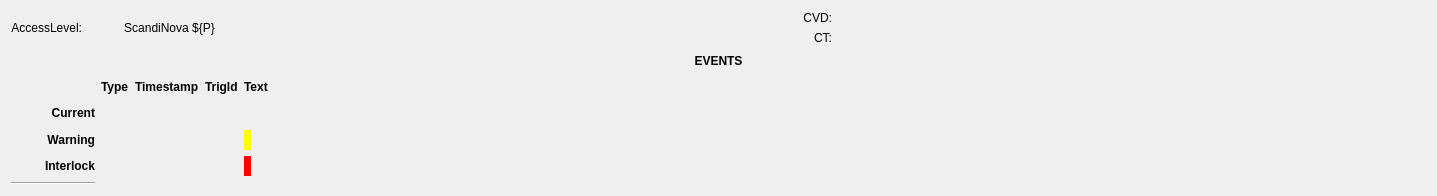
  <widget class="QWidget" name="gridLayoutWidget_7">
   <property name="geometry">
    <rect>
     <x>0</x>
     <y>10</y>
     <width>1437</width>
     <height>196</height>
    </rect>
   </property>
   <layout class="QGridLayout" name="gridLayout">
    <item row="0" column="1" colspan="3">
     <widget class="QLabel" name="label_13">
      <property name="font">
       <font>
        <pointsize>9</pointsize>
        <weight>50</weight>
        <bold>false</bold>
       </font>
      </property>
      <property name="text">
       <string>ScandiNova ${P}</string>
      </property>
      <property name="alignment">
       <set>Qt::AlignCenter</set>
      </property>
     </widget>
    </item>
    <item row="0" column="0">
     <layout class="QHBoxLayout" name="horizontalLayout_5">
      <item>
       <widget class="QLabel" name="label_19">
        <property name="font">
         <font>
          <pointsize>9</pointsize>
          <weight>50</weight>
          <bold>false</bold>
         </font>
        </property>
        <property name="text">
         <string>AccessLevel:</string>
        </property>
        <property name="alignment">
         <set>Qt::AlignRight|Qt::AlignTrailing|Qt::AlignVCenter</set>
        </property>
       </widget>
      </item>
      <item>
       <widget class="PyDMLabel" name="PyDMLabel_5">
        <property name="toolTip">
         <string/>
        </property>
        <property name="channel" stdset="0">
         <string>${P}:AccessLevel</string>
        </property>
       </widget>
      </item>
     </layout>
    </item>
    <item row="5" column="1">
     <widget class="PyDMLabel" name="PyDMLabel_39">
      <property name="toolTip">
       <string/>
      </property>
      <property name="rules" stdset="0">
       <string>[{&quot;name&quot;: &quot;hide&quot;, &quot;property&quot;: &quot;Visible&quot;, &quot;initial_value&quot;: &quot;&quot;, &quot;expression&quot;: &quot;ch[0] or ch[1] or ch[2]&quot;, &quot;channels&quot;: [{&quot;channel&quot;: &quot;ca://${P}:StandByStateIntlk&quot;, &quot;trigger&quot;: true, &quot;use_enum&quot;: false}, {&quot;channel&quot;: &quot;ca://${P}:HVStateIntlk&quot;, &quot;trigger&quot;: true, &quot;use_enum&quot;: false}, {&quot;channel&quot;: &quot;ca://${P}:TrigStateIntlk&quot;, &quot;trigger&quot;: true, &quot;use_enum&quot;: false}]}]</string>
      </property>
      <property name="precision" stdset="0">
       <number>0</number>
      </property>
      <property name="showUnits" stdset="0">
       <bool>false</bool>
      </property>
      <property name="precisionFromPV" stdset="0">
       <bool>true</bool>
      </property>
      <property name="alarmSensitiveContent" stdset="0">
       <bool>false</bool>
      </property>
      <property name="alarmSensitiveBorder" stdset="0">
       <bool>true</bool>
      </property>
      <property name="PyDMToolTip" stdset="0">
       <string/>
      </property>
      <property name="channel" stdset="0">
       <string>ca://${P}:InterlockEventTypeStr.VAL</string>
      </property>
      <property name="displayFormat" stdset="0">
       <enum>PyDMLabel::String</enum>
      </property>
     </widget>
    </item>
    <item row="3" column="4">
     <layout class="QHBoxLayout" name="horizontalLayout_6">
      <item>
       <widget class="PyDMLabel" name="PyDMLabel_6">
        <property name="sizePolicy">
         <sizepolicy hsizetype="Minimum" vsizetype="Preferred">
          <horstretch>0</horstretch>
          <verstretch>0</verstretch>
         </sizepolicy>
        </property>
        <property name="toolTip">
         <string/>
        </property>
        <property name="precision" stdset="0">
         <number>0</number>
        </property>
        <property name="showUnits" stdset="0">
         <bool>false</bool>
        </property>
        <property name="precisionFromPV" stdset="0">
         <bool>true</bool>
        </property>
        <property name="alarmSensitiveContent" stdset="0">
         <bool>false</bool>
        </property>
        <property name="alarmSensitiveBorder" stdset="0">
         <bool>true</bool>
        </property>
        <property name="PyDMToolTip" stdset="0">
         <string/>
        </property>
        <property name="channel" stdset="0">
         <string>${P}:CurrentEventDisplayStr</string>
        </property>
       </widget>
      </item>
      <item>
       <spacer name="horizontalSpacer">
        <property name="orientation">
         <enum>Qt::Horizontal</enum>
        </property>
        <property name="sizeHint" stdset="0">
         <size>
          <width>40</width>
          <height>20</height>
         </size>
        </property>
       </spacer>
      </item>
     </layout>
    </item>
    <item row="5" column="4">
     <layout class="QHBoxLayout" name="horizontalLayout_8">
      <item>
       <widget class="PyDMLabel" name="PyDMLabel_18">
        <property name="toolTip">
         <string/>
        </property>
        <property name="styleSheet">
         <string notr="true">background-color: rgb(255, 0, 0);</string>
        </property>
        <property name="rules" stdset="0">
         <string>[{&quot;name&quot;: &quot;hide&quot;, &quot;property&quot;: &quot;Visible&quot;, &quot;initial_value&quot;: &quot;&quot;, &quot;expression&quot;: &quot;ch[0] or ch[1] or ch[2]&quot;, &quot;channels&quot;: [{&quot;channel&quot;: &quot;ca://${P}:StandByStateIntlk&quot;, &quot;trigger&quot;: true, &quot;use_enum&quot;: false}, {&quot;channel&quot;: &quot;ca://${P}:HVStateIntlk&quot;, &quot;trigger&quot;: true, &quot;use_enum&quot;: false}, {&quot;channel&quot;: &quot;ca://${P}:TrigStateIntlk&quot;, &quot;trigger&quot;: true, &quot;use_enum&quot;: false}]}]</string>
        </property>
        <property name="precision" stdset="0">
         <number>0</number>
        </property>
        <property name="showUnits" stdset="0">
         <bool>false</bool>
        </property>
        <property name="precisionFromPV" stdset="0">
         <bool>true</bool>
        </property>
        <property name="alarmSensitiveContent" stdset="0">
         <bool>false</bool>
        </property>
        <property name="alarmSensitiveBorder" stdset="0">
         <bool>true</bool>
        </property>
        <property name="PyDMToolTip" stdset="0">
         <string/>
        </property>
        <property name="channel" stdset="0">
         <string>${P}:InterlockEventDisplayStr</string>
        </property>
       </widget>
      </item>
      <item>
       <spacer name="horizontalSpacer_3">
        <property name="orientation">
         <enum>Qt::Horizontal</enum>
        </property>
        <property name="sizeHint" stdset="0">
         <size>
          <width>40</width>
          <height>20</height>
         </size>
        </property>
       </spacer>
      </item>
     </layout>
    </item>
    <item row="3" column="2">
     <widget class="PyDMLabel" name="PyDMLabel_15">
      <property name="toolTip">
       <string/>
      </property>
      <property name="channel" stdset="0">
       <string>ca://${P}:CurrentEventTimeStr.VAL</string>
      </property>
      <property name="displayFormat" stdset="0">
       <enum>PyDMLabel::String</enum>
      </property>
     </widget>
    </item>
    <item row="4" column="4">
     <layout class="QHBoxLayout" name="horizontalLayout_7">
      <item>
       <widget class="PyDMLabel" name="PyDMLabel_10">
        <property name="toolTip">
         <string/>
        </property>
        <property name="styleSheet">
         <string notr="true">background-color: rgb(255, 255, 0);</string>
        </property>
        <property name="rules" stdset="0">
         <string>[{&quot;name&quot;: &quot;hide&quot;, &quot;property&quot;: &quot;Visible&quot;, &quot;initial_value&quot;: &quot;&quot;, &quot;expression&quot;: &quot;ch[0]&quot;, &quot;channels&quot;: [{&quot;channel&quot;: &quot;ca://${P}:WarningExists&quot;, &quot;trigger&quot;: true, &quot;use_enum&quot;: false}]}]</string>
        </property>
        <property name="precision" stdset="0">
         <number>0</number>
        </property>
        <property name="showUnits" stdset="0">
         <bool>false</bool>
        </property>
        <property name="precisionFromPV" stdset="0">
         <bool>true</bool>
        </property>
        <property name="alarmSensitiveContent" stdset="0">
         <bool>false</bool>
        </property>
        <property name="alarmSensitiveBorder" stdset="0">
         <bool>true</bool>
        </property>
        <property name="PyDMToolTip" stdset="0">
         <string/>
        </property>
        <property name="channel" stdset="0">
         <string>${P}:WarningEventDisplayStr</string>
        </property>
       </widget>
      </item>
      <item>
       <spacer name="horizontalSpacer_2">
        <property name="orientation">
         <enum>Qt::Horizontal</enum>
        </property>
        <property name="sizeHint" stdset="0">
         <size>
          <width>40</width>
          <height>20</height>
         </size>
        </property>
       </spacer>
      </item>
     </layout>
    </item>
    <item row="1" column="0" colspan="5">
     <widget class="QLabel" name="label_23">
      <property name="font">
       <font>
        <italic>false</italic>
       </font>
      </property>
      <property name="text">
       <string>&lt;html&gt;&lt;head/&gt;&lt;body&gt;&lt;p&gt;&lt;span style=&quot; font-weight:600;&quot;&gt;EVENTS&lt;/span&gt;&lt;/p&gt;&lt;/body&gt;&lt;/html&gt;</string>
      </property>
      <property name="alignment">
       <set>Qt::AlignCenter</set>
      </property>
     </widget>
    </item>
    <item row="4" column="1">
     <widget class="PyDMLabel" name="PyDMLabel_38">
      <property name="toolTip">
       <string/>
      </property>
      <property name="rules" stdset="0">
       <string>[{&quot;name&quot;: &quot;hide&quot;, &quot;property&quot;: &quot;Visible&quot;, &quot;initial_value&quot;: &quot;&quot;, &quot;expression&quot;: &quot;ch[0]&quot;, &quot;channels&quot;: [{&quot;channel&quot;: &quot;ca://${P}:WarningExists&quot;, &quot;trigger&quot;: true, &quot;use_enum&quot;: false}]}]</string>
      </property>
      <property name="precision" stdset="0">
       <number>0</number>
      </property>
      <property name="showUnits" stdset="0">
       <bool>false</bool>
      </property>
      <property name="precisionFromPV" stdset="0">
       <bool>true</bool>
      </property>
      <property name="alarmSensitiveContent" stdset="0">
       <bool>false</bool>
      </property>
      <property name="alarmSensitiveBorder" stdset="0">
       <bool>true</bool>
      </property>
      <property name="PyDMToolTip" stdset="0">
       <string/>
      </property>
      <property name="channel" stdset="0">
       <string>ca://${P}:WarningEventTypeStr</string>
      </property>
      <property name="displayFormat" stdset="0">
       <enum>PyDMLabel::String</enum>
      </property>
     </widget>
    </item>
    <item row="3" column="3">
     <widget class="PyDMLabel" name="PyDMLabel_40">
      <property name="toolTip">
       <string/>
      </property>
      <property name="channel" stdset="0">
       <string>ca://${P}:CurrentEventTrigger.VAL</string>
      </property>
      <property name="displayFormat" stdset="0">
       <enum>PyDMLabel::Decimal</enum>
      </property>
     </widget>
    </item>
    <item row="4" column="2">
     <widget class="PyDMLabel" name="PyDMLabel_37">
      <property name="toolTip">
       <string/>
      </property>
      <property name="rules" stdset="0">
       <string>[{&quot;name&quot;: &quot;hide&quot;, &quot;property&quot;: &quot;Visible&quot;, &quot;initial_value&quot;: &quot;&quot;, &quot;expression&quot;: &quot;ch[0]&quot;, &quot;channels&quot;: [{&quot;channel&quot;: &quot;ca://${P}:WarningExists&quot;, &quot;trigger&quot;: true, &quot;use_enum&quot;: false}]}]</string>
      </property>
      <property name="precision" stdset="0">
       <number>0</number>
      </property>
      <property name="showUnits" stdset="0">
       <bool>false</bool>
      </property>
      <property name="precisionFromPV" stdset="0">
       <bool>true</bool>
      </property>
      <property name="alarmSensitiveContent" stdset="0">
       <bool>false</bool>
      </property>
      <property name="alarmSensitiveBorder" stdset="0">
       <bool>true</bool>
      </property>
      <property name="PyDMToolTip" stdset="0">
       <string/>
      </property>
      <property name="channel" stdset="0">
       <string>ca://${P}:WarningEventTimeStr.VAL</string>
      </property>
      <property name="displayFormat" stdset="0">
       <enum>PyDMLabel::String</enum>
      </property>
     </widget>
    </item>
    <item row="0" column="4">
     <layout class="QGridLayout" name="gridLayout_2">
      <item row="1" column="2">
       <layout class="QGridLayout" name="gridLayout_3">
        <item row="0" column="1">
         <widget class="PyDMLabel" name="PyDMLabel_13">
          <property name="toolTip">
           <string/>
          </property>
          <property name="precision" stdset="0">
           <number>0</number>
          </property>
          <property name="showUnits" stdset="0">
           <bool>true</bool>
          </property>
          <property name="precisionFromPV" stdset="0">
           <bool>true</bool>
          </property>
          <property name="alarmSensitiveContent" stdset="0">
           <bool>false</bool>
          </property>
          <property name="alarmSensitiveBorder" stdset="0">
           <bool>true</bool>
          </property>
          <property name="PyDMToolTip" stdset="0">
           <string/>
          </property>
          <property name="channel" stdset="0">
           <string>ca://${P}:CurrentTransformer.VAL</string>
          </property>
          <property name="displayFormat" stdset="0">
           <enum>PyDMLabel::String</enum>
          </property>
         </widget>
        </item>
        <item row="2" column="0">
         <widget class="QLabel" name="label_15">
          <property name="text">
           <string>CT:</string>
          </property>
          <property name="alignment">
           <set>Qt::AlignRight|Qt::AlignTrailing|Qt::AlignVCenter</set>
          </property>
         </widget>
        </item>
        <item row="2" column="1">
         <widget class="PyDMLabel" name="PyDMLabel_17">
          <property name="toolTip">
           <string/>
          </property>
          <property name="precision" stdset="0">
           <number>0</number>
          </property>
          <property name="showUnits" stdset="0">
           <bool>true</bool>
          </property>
          <property name="precisionFromPV" stdset="0">
           <bool>true</bool>
          </property>
          <property name="alarmSensitiveContent" stdset="0">
           <bool>false</bool>
          </property>
          <property name="alarmSensitiveBorder" stdset="0">
           <bool>true</bool>
          </property>
          <property name="channel" stdset="0">
           <string>ca://${P}:CapVoltageDivider.VAL</string>
          </property>
          <property name="displayFormat" stdset="0">
           <enum>PyDMLabel::String</enum>
          </property>
         </widget>
        </item>
        <item row="0" column="0">
         <widget class="QLabel" name="label_14">
          <property name="text">
           <string>CVD:</string>
          </property>
          <property name="alignment">
           <set>Qt::AlignRight|Qt::AlignTrailing|Qt::AlignVCenter</set>
          </property>
         </widget>
        </item>
       </layout>
      </item>
     </layout>
    </item>
    <item row="3" column="0">
     <widget class="QLabel" name="label_22">
      <property name="font">
       <font>
        <italic>false</italic>
       </font>
      </property>
      <property name="text">
       <string>&lt;html&gt;&lt;head/&gt;&lt;body&gt;&lt;p&gt;&lt;span style=&quot; font-weight:600;&quot;&gt;Current&lt;/span&gt;&lt;/p&gt;&lt;/body&gt;&lt;/html&gt;</string>
      </property>
      <property name="alignment">
       <set>Qt::AlignRight|Qt::AlignTrailing|Qt::AlignVCenter</set>
      </property>
     </widget>
    </item>
    <item row="5" column="0">
     <widget class="QLabel" name="label_26">
      <property name="font">
       <font>
        <italic>false</italic>
       </font>
      </property>
      <property name="text">
       <string>&lt;html&gt;&lt;head/&gt;&lt;body&gt;&lt;p&gt;&lt;span style=&quot; font-weight:600;&quot;&gt;Interlock&lt;/span&gt;&lt;/p&gt;&lt;/body&gt;&lt;/html&gt;</string>
      </property>
      <property name="alignment">
       <set>Qt::AlignRight|Qt::AlignTrailing|Qt::AlignVCenter</set>
      </property>
     </widget>
    </item>
    <item row="2" column="2">
     <widget class="QLabel" name="label_16">
      <property name="font">
       <font>
        <weight>75</weight>
        <bold>true</bold>
       </font>
      </property>
      <property name="text">
       <string>Timestamp</string>
      </property>
     </widget>
    </item>
    <item row="4" column="3">
     <widget class="PyDMLabel" name="PyDMLabel_41">
      <property name="toolTip">
       <string/>
      </property>
      <property name="rules" stdset="0">
       <string>[{&quot;name&quot;: &quot;hide&quot;, &quot;property&quot;: &quot;Visible&quot;, &quot;initial_value&quot;: &quot;&quot;, &quot;expression&quot;: &quot;ch[0]&quot;, &quot;channels&quot;: [{&quot;channel&quot;: &quot;ca://${P}:WarningExists&quot;, &quot;trigger&quot;: true, &quot;use_enum&quot;: false}]}]</string>
      </property>
      <property name="precision" stdset="0">
       <number>0</number>
      </property>
      <property name="showUnits" stdset="0">
       <bool>false</bool>
      </property>
      <property name="precisionFromPV" stdset="0">
       <bool>true</bool>
      </property>
      <property name="alarmSensitiveContent" stdset="0">
       <bool>false</bool>
      </property>
      <property name="alarmSensitiveBorder" stdset="0">
       <bool>true</bool>
      </property>
      <property name="PyDMToolTip" stdset="0">
       <string/>
      </property>
      <property name="channel" stdset="0">
       <string>ca://${P}:WarningEventTrigger.VAL</string>
      </property>
      <property name="displayFormat" stdset="0">
       <enum>PyDMLabel::Decimal</enum>
      </property>
     </widget>
    </item>
    <item row="2" column="1">
     <widget class="QLabel" name="label_9">
      <property name="font">
       <font>
        <weight>75</weight>
        <bold>true</bold>
       </font>
      </property>
      <property name="text">
       <string>Type</string>
      </property>
      <property name="textFormat">
       <enum>Qt::AutoText</enum>
      </property>
     </widget>
    </item>
    <item row="5" column="2">
     <widget class="PyDMLabel" name="PyDMLabel_29">
      <property name="toolTip">
       <string/>
      </property>
      <property name="rules" stdset="0">
       <string>[{&quot;name&quot;: &quot;hide&quot;, &quot;property&quot;: &quot;Visible&quot;, &quot;initial_value&quot;: &quot;&quot;, &quot;expression&quot;: &quot;ch[0] or ch[1] or ch[2]&quot;, &quot;channels&quot;: [{&quot;channel&quot;: &quot;ca://${P}:StandByStateIntlk&quot;, &quot;trigger&quot;: true, &quot;use_enum&quot;: false}, {&quot;channel&quot;: &quot;ca://${P}:HVStateIntlk&quot;, &quot;trigger&quot;: true, &quot;use_enum&quot;: false}, {&quot;channel&quot;: &quot;ca://${P}:TrigStateIntlk&quot;, &quot;trigger&quot;: true, &quot;use_enum&quot;: false}]}]</string>
      </property>
      <property name="precision" stdset="0">
       <number>0</number>
      </property>
      <property name="showUnits" stdset="0">
       <bool>false</bool>
      </property>
      <property name="precisionFromPV" stdset="0">
       <bool>true</bool>
      </property>
      <property name="alarmSensitiveContent" stdset="0">
       <bool>false</bool>
      </property>
      <property name="alarmSensitiveBorder" stdset="0">
       <bool>true</bool>
      </property>
      <property name="PyDMToolTip" stdset="0">
       <string/>
      </property>
      <property name="channel" stdset="0">
       <string>ca://${P}:InterlockEventTimeStr.VAL</string>
      </property>
      <property name="displayFormat" stdset="0">
       <enum>PyDMLabel::String</enum>
      </property>
     </widget>
    </item>
    <item row="2" column="4">
     <widget class="QLabel" name="label_18">
      <property name="font">
       <font>
        <weight>75</weight>
        <bold>true</bold>
       </font>
      </property>
      <property name="text">
       <string>Text</string>
      </property>
     </widget>
    </item>
    <item row="2" column="3">
     <widget class="QLabel" name="label_17">
      <property name="font">
       <font>
        <weight>75</weight>
        <bold>true</bold>
       </font>
      </property>
      <property name="text">
       <string>TrigId</string>
      </property>
     </widget>
    </item>
    <item row="4" column="0">
     <widget class="QLabel" name="label_25">
      <property name="font">
       <font>
        <italic>false</italic>
       </font>
      </property>
      <property name="text">
       <string>&lt;html&gt;&lt;head/&gt;&lt;body&gt;&lt;p&gt;&lt;span style=&quot; font-weight:600;&quot;&gt;Warning&lt;/span&gt;&lt;/p&gt;&lt;/body&gt;&lt;/html&gt;</string>
      </property>
      <property name="alignment">
       <set>Qt::AlignRight|Qt::AlignTrailing|Qt::AlignVCenter</set>
      </property>
     </widget>
    </item>
    <item row="5" column="3">
     <widget class="PyDMLabel" name="PyDMLabel_42">
      <property name="toolTip">
       <string/>
      </property>
      <property name="rules" stdset="0">
       <string>[{&quot;name&quot;: &quot;hide&quot;, &quot;property&quot;: &quot;Visible&quot;, &quot;initial_value&quot;: &quot;&quot;, &quot;expression&quot;: &quot;ch[0] or ch[1] or ch[2]&quot;, &quot;channels&quot;: [{&quot;channel&quot;: &quot;ca://${P}:StandByStateIntlk&quot;, &quot;trigger&quot;: true, &quot;use_enum&quot;: false}, {&quot;channel&quot;: &quot;ca://${P}:HVStateIntlk&quot;, &quot;trigger&quot;: true, &quot;use_enum&quot;: false}, {&quot;channel&quot;: &quot;ca://${P}:TrigStateIntlk&quot;, &quot;trigger&quot;: true, &quot;use_enum&quot;: false}]}]</string>
      </property>
      <property name="precision" stdset="0">
       <number>0</number>
      </property>
      <property name="showUnits" stdset="0">
       <bool>false</bool>
      </property>
      <property name="precisionFromPV" stdset="0">
       <bool>true</bool>
      </property>
      <property name="alarmSensitiveContent" stdset="0">
       <bool>false</bool>
      </property>
      <property name="alarmSensitiveBorder" stdset="0">
       <bool>true</bool>
      </property>
      <property name="PyDMToolTip" stdset="0">
       <string/>
      </property>
      <property name="channel" stdset="0">
       <string>ca://${P}:InterlockEventTrigger.VAL</string>
      </property>
      <property name="displayFormat" stdset="0">
       <enum>PyDMLabel::Decimal</enum>
      </property>
     </widget>
    </item>
    <item row="3" column="1">
     <widget class="PyDMLabel" name="PyDMLabel_16">
      <property name="toolTip">
       <string/>
      </property>
      <property name="channel" stdset="0">
       <string>ca://${P}:CurrentEventTypeStr</string>
      </property>
      <property name="displayFormat" stdset="0">
       <enum>PyDMLabel::String</enum>
      </property>
     </widget>
    </item>
    <item row="6" column="0">
     <widget class="Line" name="line_11">
      <property name="orientation">
       <enum>Qt::Horizontal</enum>
      </property>
     </widget>
    </item>
   </layout>
  </widget>
